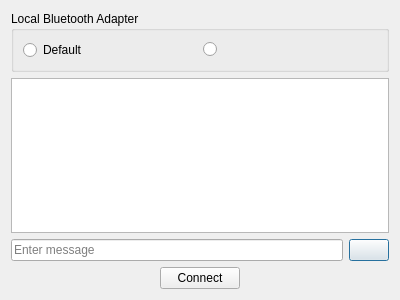
<?xml version="1.0" encoding="UTF-8"?>
<ui version="4.0">
 <class>Chat</class>
 <widget class="QDialog" name="Chat">
  <property name="geometry">
   <rect>
    <x>0</x>
    <y>0</y>
    <width>400</width>
    <height>300</height>
   </rect>
  </property>
  <property name="windowTitle">
   <string>Bluetooth Chat</string>
  </property>
  <layout class="QVBoxLayout" name="verticalLayout">
   <item>
    <widget class="QGroupBox" name="localAdapterBox">
     <property name="title">
      <string>Local Bluetooth Adapter</string>
     </property>
     <property name="checkable">
      <bool>false</bool>
     </property>
     <layout class="QHBoxLayout" name="horizontalLayout_3">
      <item>
       <widget class="QRadioButton" name="firstAdapter">
        <property name="text">
         <string>Default</string>
        </property>
       </widget>
      </item>
      <item>
       <widget class="QRadioButton" name="secondAdapter">
        <property name="text">
         <string/>
        </property>
       </widget>
      </item>
     </layout>
    </widget>
   </item>
   <item>
    <widget class="QTextEdit" name="chat">
     <property name="focusPolicy">
      <enum>Qt::NoFocus</enum>
     </property>
    </widget>
   </item>
   <item>
    <layout class="QHBoxLayout" name="horizontalLayout">
     <item>
      <widget class="QLineEdit" name="sendText">
       <property name="placeholderText">
        <string>Enter message</string>
       </property>
      </widget>
     </item>
     <item>
      <widget class="QPushButton" name="sendButton">
       <property name="text">
        <string/>
       </property>
       <property name="default">
        <bool>true</bool>
       </property>
      </widget>
     </item>
    </layout>
   </item>
   <item>
    <layout class="QHBoxLayout" name="horizontalLayout_2">
     <item>
      <spacer name="horizontalSpacer">
       <property name="orientation">
        <enum>Qt::Horizontal</enum>
       </property>
       <property name="sizeHint" stdset="0">
        <size>
         <width>40</width>
         <height>20</height>
        </size>
       </property>
      </spacer>
     </item>
     <item>
      <widget class="QPushButton" name="connectButton">
       <property name="text">
        <string>Connect</string>
       </property>
       <property name="autoDefault">
        <bool>false</bool>
       </property>
      </widget>
     </item>
     <item>
      <spacer name="horizontalSpacer_2">
       <property name="orientation">
        <enum>Qt::Horizontal</enum>
       </property>
       <property name="sizeHint" stdset="0">
        <size>
         <width>40</width>
         <height>20</height>
        </size>
       </property>
      </spacer>
     </item>
    </layout>
   </item>
  </layout>
 </widget>
 <resources/>
 <connections/>
</ui>
